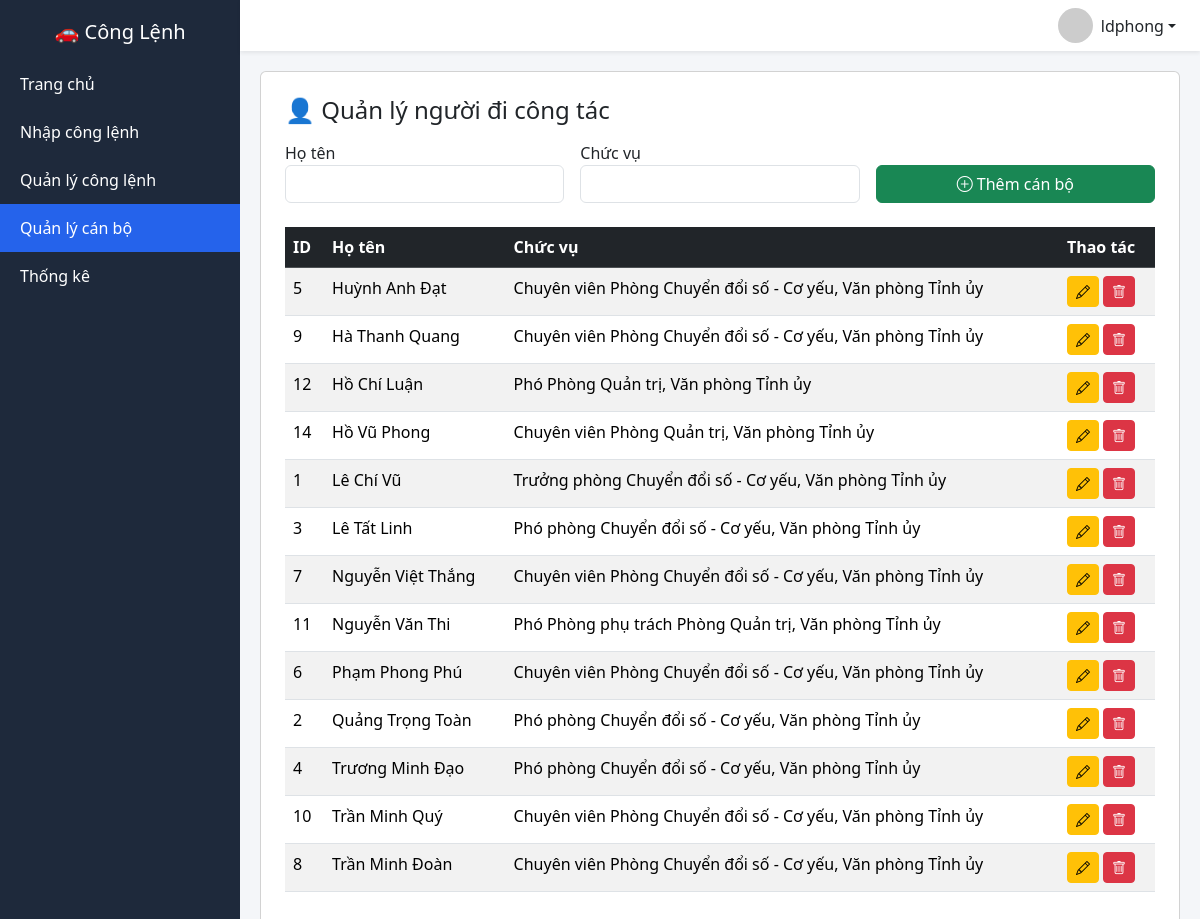
The app's page /quanly_nguoidicongtac (signed in) with its own data.
### tables this page shows
CREATE TABLE nguoidicongtac(
        id INTEGER PRIMARY KEY AUTOINCREMENT,
        ho_ten TEXT,
        chuc_vu TEXT
    );

### app.py (the view)
@app.route("/quanly_nguoidicongtac")
def quanly_nguoidicongtac():
    if not login_required():
        return redirect("/login")
    if not check_role(["admin", "user"]):
        return "Không có quyền!"
    conn = sqlite3.connect(DB)
    conn.row_factory = sqlite3.Row
    c = conn.cursor()
    c.execute("SELECT * FROM nguoidicongtac ORDER BY ho_ten ASC")
    data = c.fetchall()
    conn.close()
    return render_template(
        "quanly_nguoidicongtac.html",
        data=data
    )

### app.py (called while the page is built)
def login_required():
    return "user" in session

def check_role(roles):
    return session.get("role") in roles

@app.before_request
def require_login():
    allowed_routes = [
        "login",
        "static",
        "api_nguoidicongtac",
        "api_nguoiky"
    ]
    if request.endpoint is None:
        return
    if request.endpoint not in allowed_routes and "user" not in session:
        return redirect("/login")

### templates/quanly_nguoidicongtac.html
{% extends "layout.html" %}
{% block content %}
<div class="card p-4 card-dashboard">
<h4 class="mb-3">👤 Quản lý người đi công tác</h4>
<form method="post"
      action="/them_nguoidicongtac"
      class="row g-3 mb-4">
    <div class="col-md-4">
        <label>Họ tên</label>
        <input name="ho_ten"
               required
               class="form-control">
    </div>
    <div class="col-md-4">
        <label>Chức vụ</label>
        <input name="chuc_vu"
               required
               class="form-control">
    </div>
    <div class="col-md-4 d-flex align-items-end">
        <button type="submit"
                class="btn btn-success w-100">
            <i class="bi bi-plus-circle"></i> Thêm cán bộ
        </button>
    </div>
</form>
<table class="table table-striped table-hover">
<thead class="table-dark">
<tr>
<th>ID</th>
<th>Họ tên</th>
<th>Chức vụ</th>
<th>Thao tác</th>
</tr>
</thead>
<tbody>
{% for row in data %}
<tr>
<td>{{ row.id }}</td>
<td>{{ row.ho_ten }}</td>
<td>{{ row.chuc_vu }}</td>
<td>
<a href="/sua_nguoidicongtac/{{row.id}}"
   class="btn btn-sm btn-warning">
   <i class="bi bi-pencil"></i>
</a>
<a href="/xoa_nguoidicongtac/{{row.id}}"
   class="btn btn-sm btn-danger"
   onclick="return confirm('Xóa cán bộ này?')">
   <i class="bi bi-trash"></i>
</a>
</td>
</tr>
{% endfor %}
</tbody>
</table>
</div>
{% endblock %}

### templates/layout.html (style rules this page uses)
body { background:#f4f6f9; margin:0; font-family:Segoe UI,Arial; }

### records on screen
nguoidicongtac: id "5", ho_ten "Huỳnh Anh Đạt", chuc_vu "Chuyên viên Phòng Chuyển đổi số - Cơ yếu, Văn phòng Tỉnh ủy"
nguoidicongtac: id "9", ho_ten "Hà Thanh Quang", chuc_vu "Chuyên viên Phòng Chuyển đổi số - Cơ yếu, Văn phòng Tỉnh ủy"
nguoidicongtac: id "12", ho_ten "Hồ Chí Luận", chuc_vu "Phó Phòng Quản trị, Văn phòng Tỉnh ủy"
nguoidicongtac: id "14", ho_ten "Hồ Vũ Phong", chuc_vu "Chuyên viên Phòng Quản trị, Văn phòng Tỉnh ủy"
nguoidicongtac: id "1", ho_ten "Lê Chí Vũ", chuc_vu "Trưởng phòng Chuyển đổi số - Cơ yếu, Văn phòng Tỉnh ủy"
nguoidicongtac: id "3", ho_ten "Lê Tất Linh", chuc_vu "Phó phòng Chuyển đổi số - Cơ yếu, Văn phòng Tỉnh ủy"
nguoidicongtac: id "7", ho_ten "Nguyễn Việt Thắng", chuc_vu "Chuyên viên Phòng Chuyển đổi số - Cơ yếu, Văn phòng Tỉnh ủy"
nguoidicongtac: id "11", ho_ten "Nguyễn Văn Thi", chuc_vu "Phó Phòng phụ trách Phòng Quản trị, Văn phòng Tỉnh ủy"
nguoidicongtac: id "6", ho_ten "Phạm Phong Phú", chuc_vu "Chuyên viên Phòng Chuyển đổi số - Cơ yếu, Văn phòng Tỉnh ủy"
nguoidicongtac: id "2", ho_ten "Quảng Trọng Toàn", chuc_vu "Phó phòng Chuyển đổi số - Cơ yếu, Văn phòng Tỉnh ủy"
nguoidicongtac: id "4", ho_ten "Trương Minh Đạo", chuc_vu "Phó phòng Chuyển đổi số - Cơ yếu, Văn phòng Tỉnh ủy"
nguoidicongtac: id "10", ho_ten "Trần Minh Quý", chuc_vu "Chuyên viên Phòng Chuyển đổi số - Cơ yếu, Văn phòng Tỉnh ủy"
nguoidicongtac: id "8", ho_ten "Trần Minh Đoàn", chuc_vu "Chuyên viên Phòng Chuyển đổi số - Cơ yếu, Văn phòng Tỉnh ủy"

### other values on screen
{{ session.get('user') }} "ldphong"
